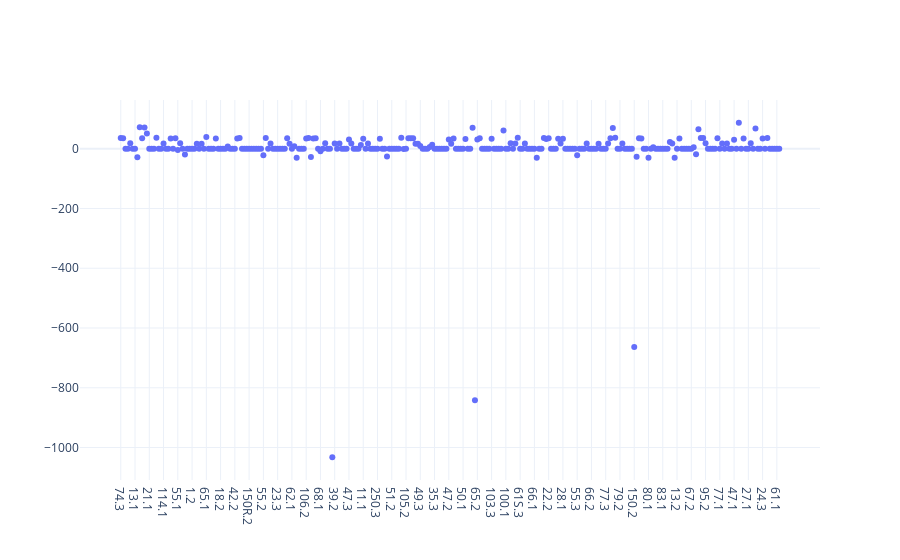

The notebook cell saved with this chart:
### Code cell
true = true_powers.loc[ts]

fig = make_subplots(rows=1, cols=1)
fig.add_trace(
    go.Scatter(name="feeder", x=true.index, y=true.values.real, mode="markers"),
    row=1,
    col=1,
)
fig.update_layout(template="plotly_white")
fig.show()

### Figure 1 — Plotly figure (JSON) as saved in the notebook; plotly's stock layout.template omitted (floating-point values rounded to 4 significant figures; data arrays with more than 128 entries replaced by an {"elided": "..."} marker saying what was removed)
{"data": [{"mode": "markers", "name": "feeder", "type": "scatter", "x": {"elided": "278 str values"}, "xaxis": "x", "y": {"elided": "278 float values"}, "yaxis": "y"}], "layout": {"xaxis": {"anchor": "y", "domain": [0, 1]}, "yaxis": {"anchor": "x", "domain": [0, 1]}}}
